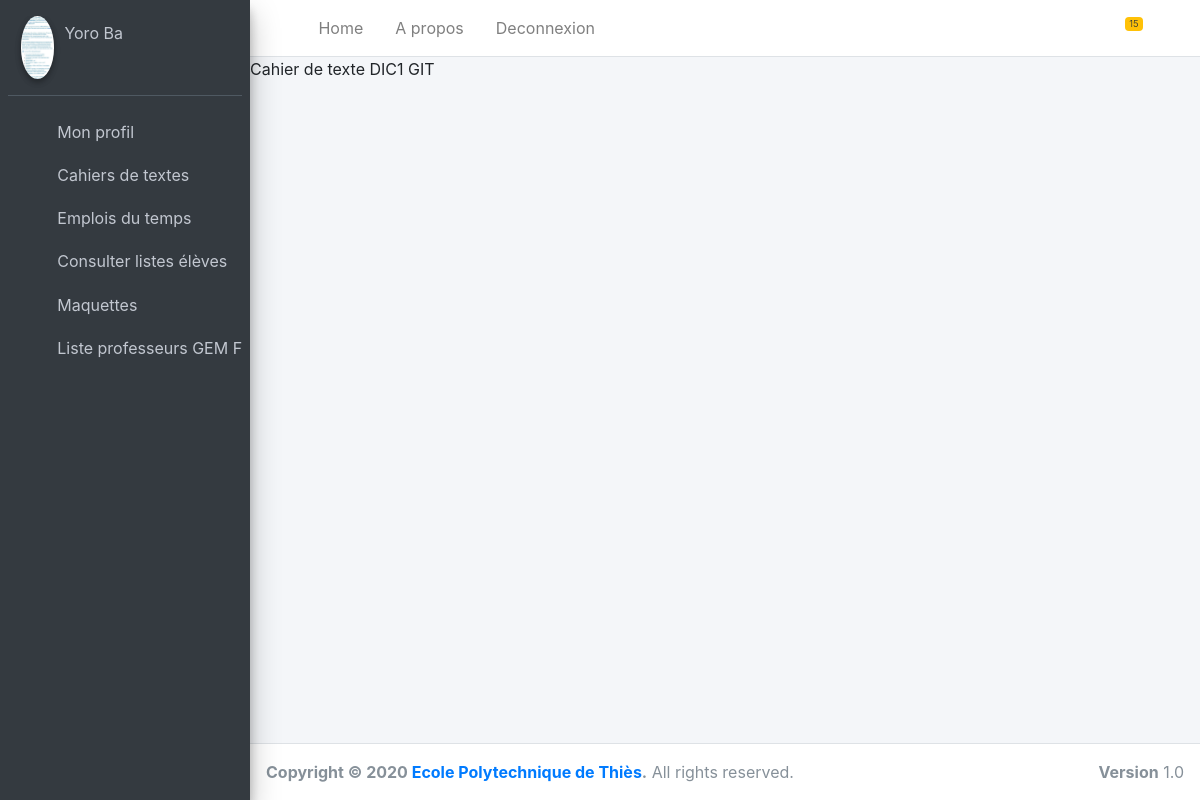
/authentification/CahierDeTexteClasse/2/2/2/, run on the app's committed database.
### authentification/models.py (models this page shows)
class Professeur(models.Model):
    prenom = models.CharField(max_length=40)
    nom = models.CharField(max_length=20)
    email = models.EmailField(unique=True, null=False)
    telephone = models.IntegerField()
    respClasse = models.CharField(default='Non', max_length=40)
    respDept = models.CharField(default='Non', max_length=40)
    genre = models.CharField(max_length=20, default='genre',null=True)
    profil = models.ImageField(upload_to="photos/",default='/media/photos/avatar1.png/')
    mot_de_passe = models.CharField(null=False, max_length=40)

class Departement(models.Model):
    nom_dept = models.CharField('nom_dept', max_length=30)
    systeme = models.CharField('nom_dept', max_length=30, default='semestriel')
    chef_dept = models.ForeignKey('Professeur',on_delete=models.CASCADE, default="1")

class Classe(models.Model):
    nom_classe = models.CharField('nom_classe', max_length=10)
    departement = models.ForeignKey('Departement', on_delete=models.CASCADE)

### authentification/views.py (the view)
# urls.py: path('CahierDeTexteClasse/<int:user>/<int:cleUser>/<int:cleClasse>/', views.CahierDeTexteClasse, name='CDTClasse'),
def CahierDeTexteClasse(request,user,cleUser,cleClasse):
	classe = Classe.objects.all()
	dept = Departement.objects.all()
	prof = Professeur.objects.all()
	eleve = Eleve.objects.all()
	cl = Classe.objects.get(pk=cleClasse)
	if user == 1:
		el = Eleve.objects.get(pk=cleUser)
		return render(request, 'registration/CDTClasse.Eleve.html', {'classe':classe,'cl':cl,'eleve':el,'prof':prof,'dept':dept})
	if user == 2:
		pr = Professeur.objects.get(pk=cleUser)
		return render(request, 'registration/CDTClasse.Prof.html', {'classe':classe,'cl':cl,'prof':pr,'dept':dept,'eleve':eleve})
	return LogoutView()

### authentification/Templates/registration/CDTClasse.Prof.html (shortened to what this page needs)
{% extends "registration/baseProf.html" %}
{% block content %}
<div class="content-wrapper">
    Cahier de texte {{ cl.nom_classe }}
</div>
{% endblock %}

### authentification/Templates/registration/baseProf.html (shortened to what this page needs)
{% load static %}
<!DOCTYPE html>
<html>
<head>
  <link rel="stylesheet" href="{% static "dashboard/plugins/fontawesome-free/css/all.min.css" %}">
  <link rel="stylesheet" href="{% static "dashboard/ionicons.min.css" %}">
  <link rel="stylesheet" href="{% static "dashboard/plugins/tempusdominus-bootstrap-4/css/tempusdominus-bootstrap-4.min.css" %}">
  <link rel="stylesheet" href="{% static "dashboard/plugins/icheck-bootstrap/icheck-bootstrap.min.css" %}">
  <link rel="stylesheet" href="{% static "dashboard/plugins/jqvmap/jqvmap.min.css" %}">
  <link rel="stylesheet" href="{% static "dashboard/dist/css/adminlte.min.css" %}">
  <link rel="stylesheet" href="{% static "dashboard/plugins/overlayScrollbars/css/OverlayScrollbars.min.css" %}">
  <link rel="stylesheet" href="{% static "dashboard/plugins/daterangepicker/daterangepicker.css" %}">
  <link rel="stylesheet" href="{% static "dashboard/plugins/summernote/summernote-bs4.css" %}">
  <link rel="stylesheet" href="{% static "dashboard/cameïrou.css" %}">
</head>
<body class="hold-transition sidebar-mini layout-fixed">
<div class="wrapper">
  {% block navbar %}
  <nav class="main-header navbar navbar-expand navbar-white navbar-light">
    <ul class="navbar-nav">
      <li class="nav-item">
        <a class="nav-link" data-widget="pushmenu" href="#"><i class="fas fa-bars"></i></a>
      </li>
      <li class="nav-item d-none d-sm-inline-block">
        <a href="registration/dashboardProfesseur.html" class="nav-link">Home</a>
      </li>
      <li class="nav-item d-none d-sm-inline-block">
        <a href="#" class="nav-link">A propos</a>
      </li>
      <li class="nav-item d-none d-sm-inline-block">
        <a href="{% url 'connexion' %}" class="nav-link">Deconnexion</a>
      </li>
    </ul>
    <ul class="navbar-nav ml-auto">
      <li class="nav-item dropdown">
        <a class="nav-link" data-toggle="dropdown" href="#">
          <span class="badge badge-warning navbar-badge">15</span>
        </a>
      </li>
      <li class="nav-item">
        <a class="nav-link" data-widget="control-sidebar" data-slide="true" href="#">
          <i class="fas fa-th-large"></i>
        </a>
      </li>
    </ul>
  </nav>
  {% endblock %}
  <aside class="main-sidebar sidebar-dark-primary elevation-4">
    <div class="sidebar">
      <div class="user-panel mt-3 pb-3 mb-3 d-flex">
        <div class="image">
          <img src="{{ prof.profil.url }}" class="img-circle elevation-2" alt="User Image">
        </div>
        <div class="info">
          <a href="{% url 'profilProf' prof.pk %}" class="d-block">{{prof.prenom}} {{prof.nom}}</a>
        </div>
      </div>
      <nav class="mt-2">
        <ul class="nav nav-pills nav-sidebar flex-column" data-widget="treeview" role="menu" data-accordion="false">
          <li class="nav-item has-treeview">
            <a href="{% url 'profilProf' prof.pk %}" class="nav-link">
              <i class="nav-icon far fa-image"></i>
              <p>
                Mon profil
              </p>
            </a>
          </li>
          <li class="nav-item">
            <a href="{% url 'CDT' 2 prof.pk %}" class="nav-link">
              <i class="nav-icon fas fa-book"></i>
              <p>
                Cahiers de textes
              </p>
            </a>
          </li>
          <li class="nav-item">
            <a href="{% url 'EDT' 2 prof.pk %}" class="nav-link">
              <i class="nav-icon fas fa-book"></i>
              <p>
                Emplois du temps
              </p>
            </a>
          </li>
          <li class="nav-item has-treeview">
            <a href="#" class="nav-link">
              <i class="nav-icon fas fa-book"></i>
              <p>
                Consulter listes élèves
              </p>
            </a>
          </li>
          <li class="nav-item has-treeview">
            <a href="{% url 'Maquette' 2 prof.pk %}" class="nav-link">
              <i class="nav-icon fas fa-book"></i>
              <p>
                Maquettes
              </p>
            </a>
          </li>
          {% for d in dept %}
            {% if prof.respDept == d.nom_dept %}
                <li class="nav-item has-treeview">
                  <a href="#" class="nav-link">
                    <i class="nav-icon fas fa-book"></i>
                    <p>
                      Liste professeurs {{d.nom_dept}}
                    </p>
                  </a>
                </li>
            {% endif %}
          {% endfor %}
        </ul>
      </nav>
    </div>
  </aside>
  {% block content %}{% endblock %}
  {% block footer %}
  <footer class="main-footer">
    <strong>Copyright &copy; 2020 <a href="http://ept.sn">Ecole Polytechnique de Thiès</a>.</strong>
    All rights reserved.
    <div class="float-right d-none d-sm-inline-block">
      <b>Version</b> 1.0
    </div>
  </footer>
  {% endblock %}
</div>
</body>
</html>

### data on the page
Professeur: profil (picture), prenom "Yoro", nom "Ba"
Departement: nom_dept "GEM…"
Classe: nom_classe "DIC1 GIT"
